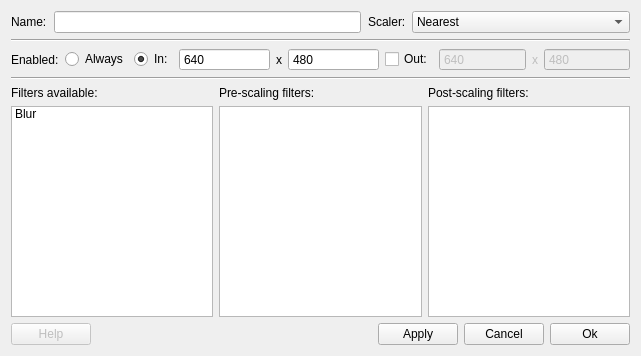
<?xml version="1.0" encoding="UTF-8"?>
<ui version="4.0">
 <class>FilterSetDialog</class>
 <widget class="QDialog" name="FilterSetDialog">
  <property name="geometry">
   <rect>
    <x>0</x>
    <y>0</y>
    <width>641</width>
    <height>356</height>
   </rect>
  </property>
  <property name="windowTitle">
   <string>Dialog</string>
  </property>
  <layout class="QVBoxLayout" name="verticalLayout_2">
   <item>
    <layout class="QHBoxLayout" name="horizontalLayout_7" stretch="4,3">
     <property name="spacing">
      <number>7</number>
     </property>
     <item>
      <layout class="QHBoxLayout" name="horizontalLayout_6">
       <item>
        <widget class="QLabel" name="label_4">
         <property name="text">
          <string>Name:</string>
         </property>
        </widget>
       </item>
       <item>
        <widget class="QLineEdit" name="lineEdit_description"/>
       </item>
      </layout>
     </item>
     <item>
      <layout class="QHBoxLayout" name="horizontalLayout">
       <property name="spacing">
        <number>6</number>
       </property>
       <item>
        <widget class="QLabel" name="label_2">
         <property name="text">
          <string>Scaler:</string>
         </property>
        </widget>
       </item>
       <item>
        <widget class="QComboBox" name="comboBox_scaler">
         <property name="sizePolicy">
          <sizepolicy hsizetype="Expanding" vsizetype="Preferred">
           <horstretch>0</horstretch>
           <verstretch>0</verstretch>
          </sizepolicy>
         </property>
         <item>
          <property name="text">
           <string>Nearest</string>
          </property>
         </item>
         <item>
          <property name="text">
           <string>Linear</string>
          </property>
         </item>
         <item>
          <property name="text">
           <string>Area</string>
          </property>
         </item>
        </widget>
       </item>
      </layout>
     </item>
    </layout>
   </item>
   <item>
    <widget class="Line" name="line">
     <property name="orientation">
      <enum>Qt::Horizontal</enum>
     </property>
    </widget>
   </item>
   <item>
    <layout class="QHBoxLayout" name="horizontalLayout_4">
     <item>
      <widget class="QLabel" name="label_5">
       <property name="text">
        <string>Enabled:</string>
       </property>
      </widget>
     </item>
     <item>
      <widget class="QRadioButton" name="radioButton_activeAlways">
       <property name="text">
        <string>Always</string>
       </property>
       <property name="checked">
        <bool>false</bool>
       </property>
      </widget>
     </item>
     <item>
      <layout class="QHBoxLayout" name="horizontalLayout_3">
       <item>
        <widget class="QRadioButton" name="radioButton_activeIn">
         <property name="text">
          <string>In:</string>
         </property>
         <property name="checked">
          <bool>true</bool>
         </property>
        </widget>
       </item>
       <item>
        <layout class="QHBoxLayout" name="horizontalLayout_9">
         <item>
          <widget class="QSpinBox" name="spinBox_inputX">
           <property name="sizePolicy">
            <sizepolicy hsizetype="Expanding" vsizetype="Fixed">
             <horstretch>0</horstretch>
             <verstretch>0</verstretch>
            </sizepolicy>
           </property>
           <property name="buttonSymbols">
            <enum>QAbstractSpinBox::NoButtons</enum>
           </property>
           <property name="maximum">
            <number>9999</number>
           </property>
           <property name="value">
            <number>640</number>
           </property>
          </widget>
         </item>
         <item>
          <widget class="QLabel" name="label_inputSeparator">
           <property name="sizePolicy">
            <sizepolicy hsizetype="Maximum" vsizetype="Preferred">
             <horstretch>0</horstretch>
             <verstretch>0</verstretch>
            </sizepolicy>
           </property>
           <property name="text">
            <string>x</string>
           </property>
           <property name="alignment">
            <set>Qt::AlignCenter</set>
           </property>
          </widget>
         </item>
         <item>
          <widget class="QSpinBox" name="spinBox_inputY">
           <property name="sizePolicy">
            <sizepolicy hsizetype="Expanding" vsizetype="Fixed">
             <horstretch>0</horstretch>
             <verstretch>0</verstretch>
            </sizepolicy>
           </property>
           <property name="buttonSymbols">
            <enum>QAbstractSpinBox::NoButtons</enum>
           </property>
           <property name="maximum">
            <number>9999</number>
           </property>
           <property name="value">
            <number>480</number>
           </property>
          </widget>
         </item>
        </layout>
       </item>
      </layout>
     </item>
     <item>
      <layout class="QHBoxLayout" name="horizontalLayout_10">
       <item>
        <widget class="QCheckBox" name="checkBox_activeOut">
         <property name="enabled">
          <bool>true</bool>
         </property>
         <property name="text">
          <string>Out:</string>
         </property>
        </widget>
       </item>
       <item>
        <widget class="QSpinBox" name="spinBox_outputX">
         <property name="enabled">
          <bool>false</bool>
         </property>
         <property name="sizePolicy">
          <sizepolicy hsizetype="Expanding" vsizetype="Fixed">
           <horstretch>0</horstretch>
           <verstretch>0</verstretch>
          </sizepolicy>
         </property>
         <property name="buttonSymbols">
          <enum>QAbstractSpinBox::NoButtons</enum>
         </property>
         <property name="maximum">
          <number>9999</number>
         </property>
         <property name="value">
          <number>640</number>
         </property>
        </widget>
       </item>
       <item>
        <widget class="QLabel" name="label_outputSparator">
         <property name="enabled">
          <bool>false</bool>
         </property>
         <property name="sizePolicy">
          <sizepolicy hsizetype="Maximum" vsizetype="Preferred">
           <horstretch>0</horstretch>
           <verstretch>0</verstretch>
          </sizepolicy>
         </property>
         <property name="text">
          <string>x</string>
         </property>
         <property name="alignment">
          <set>Qt::AlignCenter</set>
         </property>
        </widget>
       </item>
       <item>
        <widget class="QSpinBox" name="spinBox_outputY">
         <property name="enabled">
          <bool>false</bool>
         </property>
         <property name="sizePolicy">
          <sizepolicy hsizetype="Expanding" vsizetype="Fixed">
           <horstretch>0</horstretch>
           <verstretch>0</verstretch>
          </sizepolicy>
         </property>
         <property name="buttonSymbols">
          <enum>QAbstractSpinBox::NoButtons</enum>
         </property>
         <property name="maximum">
          <number>9999</number>
         </property>
         <property name="value">
          <number>480</number>
         </property>
        </widget>
       </item>
      </layout>
     </item>
    </layout>
   </item>
   <item>
    <widget class="Line" name="line_2">
     <property name="orientation">
      <enum>Qt::Horizontal</enum>
     </property>
    </widget>
   </item>
   <item>
    <layout class="QHBoxLayout" name="horizontalLayout_2">
     <item>
      <layout class="QVBoxLayout" name="verticalLayout_5">
       <item>
        <widget class="QLabel" name="label_8">
         <property name="text">
          <string>Filters available:</string>
         </property>
        </widget>
       </item>
       <item>
        <widget class="Widget_FilterList" name="listWidget_filterList">
         <property name="frameShape">
          <enum>QFrame::StyledPanel</enum>
         </property>
         <property name="verticalScrollBarPolicy">
          <enum>Qt::ScrollBarAsNeeded</enum>
         </property>
         <property name="horizontalScrollBarPolicy">
          <enum>Qt::ScrollBarAsNeeded</enum>
         </property>
         <property name="dragDropMode">
          <enum>QAbstractItemView::DragDrop</enum>
         </property>
         <property name="defaultDropAction">
          <enum>Qt::CopyAction</enum>
         </property>
         <item>
          <property name="text">
           <string>Blur</string>
          </property>
         </item>
        </widget>
       </item>
      </layout>
     </item>
     <item>
      <layout class="QVBoxLayout" name="verticalLayout">
       <property name="spacing">
        <number>6</number>
       </property>
       <item>
        <widget class="QLabel" name="label_3">
         <property name="text">
          <string>Pre-scaling filters:</string>
         </property>
         <property name="alignment">
          <set>Qt::AlignLeading|Qt::AlignLeft|Qt::AlignVCenter</set>
         </property>
        </widget>
       </item>
       <item>
        <widget class="QListWidget" name="listWidget_preFilters">
         <property name="verticalScrollBarPolicy">
          <enum>Qt::ScrollBarAsNeeded</enum>
         </property>
         <property name="horizontalScrollBarPolicy">
          <enum>Qt::ScrollBarAsNeeded</enum>
         </property>
         <property name="dragEnabled">
          <bool>true</bool>
         </property>
         <property name="dragDropMode">
          <enum>QAbstractItemView::DragDrop</enum>
         </property>
         <property name="defaultDropAction">
          <enum>Qt::MoveAction</enum>
         </property>
         <property name="alternatingRowColors">
          <bool>false</bool>
         </property>
         <property name="selectionBehavior">
          <enum>QAbstractItemView::SelectItems</enum>
         </property>
        </widget>
       </item>
      </layout>
     </item>
     <item>
      <layout class="QVBoxLayout" name="verticalLayout_4">
       <property name="spacing">
        <number>6</number>
       </property>
       <item>
        <widget class="QLabel" name="label">
         <property name="text">
          <string>Post-scaling filters:</string>
         </property>
         <property name="alignment">
          <set>Qt::AlignLeading|Qt::AlignLeft|Qt::AlignVCenter</set>
         </property>
        </widget>
       </item>
       <item>
        <widget class="QListWidget" name="listWidget_postFilters">
         <property name="verticalScrollBarPolicy">
          <enum>Qt::ScrollBarAsNeeded</enum>
         </property>
         <property name="dragEnabled">
          <bool>true</bool>
         </property>
         <property name="dragDropMode">
          <enum>QAbstractItemView::DragDrop</enum>
         </property>
         <property name="defaultDropAction">
          <enum>Qt::MoveAction</enum>
         </property>
         <property name="alternatingRowColors">
          <bool>false</bool>
         </property>
         <property name="selectionBehavior">
          <enum>QAbstractItemView::SelectItems</enum>
         </property>
        </widget>
       </item>
      </layout>
     </item>
    </layout>
   </item>
   <item>
    <layout class="QHBoxLayout" name="horizontalLayout_5">
     <item>
      <widget class="QPushButton" name="pushButton_help">
       <property name="enabled">
        <bool>false</bool>
       </property>
       <property name="text">
        <string>Help</string>
       </property>
      </widget>
     </item>
     <item>
      <spacer name="horizontalSpacer">
       <property name="orientation">
        <enum>Qt::Horizontal</enum>
       </property>
       <property name="sizeHint" stdset="0">
        <size>
         <width>40</width>
         <height>20</height>
        </size>
       </property>
      </spacer>
     </item>
     <item>
      <widget class="QPushButton" name="pushButton_apply">
       <property name="text">
        <string>Apply</string>
       </property>
      </widget>
     </item>
     <item>
      <widget class="QPushButton" name="pushButton_cancel">
       <property name="text">
        <string>Cancel</string>
       </property>
      </widget>
     </item>
     <item>
      <widget class="QPushButton" name="pushButton_ok">
       <property name="text">
        <string>Ok</string>
       </property>
      </widget>
     </item>
    </layout>
   </item>
  </layout>
 </widget>
 <customwidgets>
  <customwidget>
   <class>Widget_FilterList</class>
   <extends>QListWidget</extends>
   <header>dw_filter_list.h</header>
  </customwidget>
 </customwidgets>
 <tabstops>
  <tabstop>listWidget_filterList</tabstop>
  <tabstop>radioButton_activeIn</tabstop>
  <tabstop>spinBox_inputX</tabstop>
  <tabstop>spinBox_inputY</tabstop>
  <tabstop>checkBox_activeOut</tabstop>
  <tabstop>spinBox_outputX</tabstop>
  <tabstop>spinBox_outputY</tabstop>
  <tabstop>radioButton_activeAlways</tabstop>
  <tabstop>listWidget_preFilters</tabstop>
  <tabstop>listWidget_postFilters</tabstop>
  <tabstop>comboBox_scaler</tabstop>
 </tabstops>
 <resources/>
 <connections/>
</ui>
